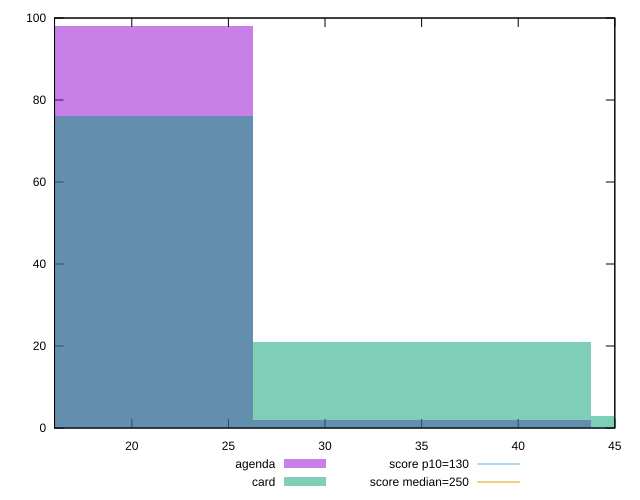

This figure's gnuplot source:
reset

$agenda <<EOF
17.504060366869407 98
35.008120733738814 2
EOF

$card <<EOF
35.008120733738814 21
17.504060366869407 76
52.51218110060822 3
EOF

set key outside below
set boxwidth 17.504060366869407
set xrange [16:45]
set yrange [0:100]
set trange [0:100]
set style fill transparent solid 0.5 noborder

set parametric
set terminal svg size 640, 500 enhanced background rgb 'white'
set output "reports/report_00031_2021-02-24T23-18-18.084Z/max-potential-fid/comparison/histogram/1_vs_2.svg"

plot $agenda title "agenda" with boxes, \
     $card title "card" with boxes, \
     130,t title "score p10=130", \
     250,t title "score median=250"

reset
